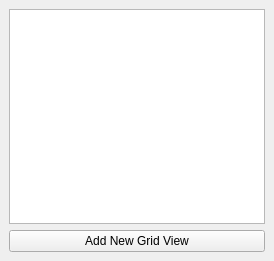
<?xml version="1.0" encoding="UTF-8"?>
<ui version="4.0">
 <class>GridViewDock</class>
 <widget class="QDockWidget" name="GridViewDock">
  <property name="geometry">
   <rect>
    <x>0</x>
    <y>0</y>
    <width>274</width>
    <height>261</height>
   </rect>
  </property>
  <property name="mouseTracking">
   <bool>false</bool>
  </property>
  <property name="windowIcon">
   <iconset resource="../images.qrc">
    <normaloff>:/img/hammer.png</normaloff>:/img/hammer.png</iconset>
  </property>
  <property name="toolTip">
   <string>These are your grid views. They can be customized. Right-click for editing options...</string>
  </property>
  <property name="statusTip">
   <string>These are your grid views. They can be customized. Right-click for editing options...</string>
  </property>
  <property name="whatsThis">
   <string>These are your grid views. They can be customized. Right-click for editing options...</string>
  </property>
  <property name="windowTitle">
   <string>Grid Views</string>
  </property>
  <widget class="QWidget" name="main_widget">
   <property name="enabled">
    <bool>true</bool>
   </property>
   <property name="toolTip">
    <string/>
   </property>
   <layout class="QVBoxLayout" name="verticalLayout">
    <item>
     <widget class="QListWidget" name="list_views">
      <property name="enabled">
       <bool>true</bool>
      </property>
      <property name="font">
       <font>
        <pointsize>8</pointsize>
       </font>
      </property>
      <property name="contextMenuPolicy">
       <enum>Qt::CustomContextMenu</enum>
      </property>
      <property name="editTriggers">
       <set>QAbstractItemView::NoEditTriggers</set>
      </property>
      <property name="alternatingRowColors">
       <bool>true</bool>
      </property>
      <property name="uniformItemSizes">
       <bool>true</bool>
      </property>
     </widget>
    </item>
    <item>
     <widget class="QPushButton" name="btn_add">
      <property name="text">
       <string>Add New Grid View</string>
      </property>
      <property name="icon">
       <iconset resource="../images.qrc">
        <normaloff>:/img/table--plus.png</normaloff>:/img/table--plus.png</iconset>
      </property>
     </widget>
    </item>
   </layout>
  </widget>
 </widget>
 <resources>
  <include location="../images.qrc"/>
 </resources>
 <connections/>
</ui>
